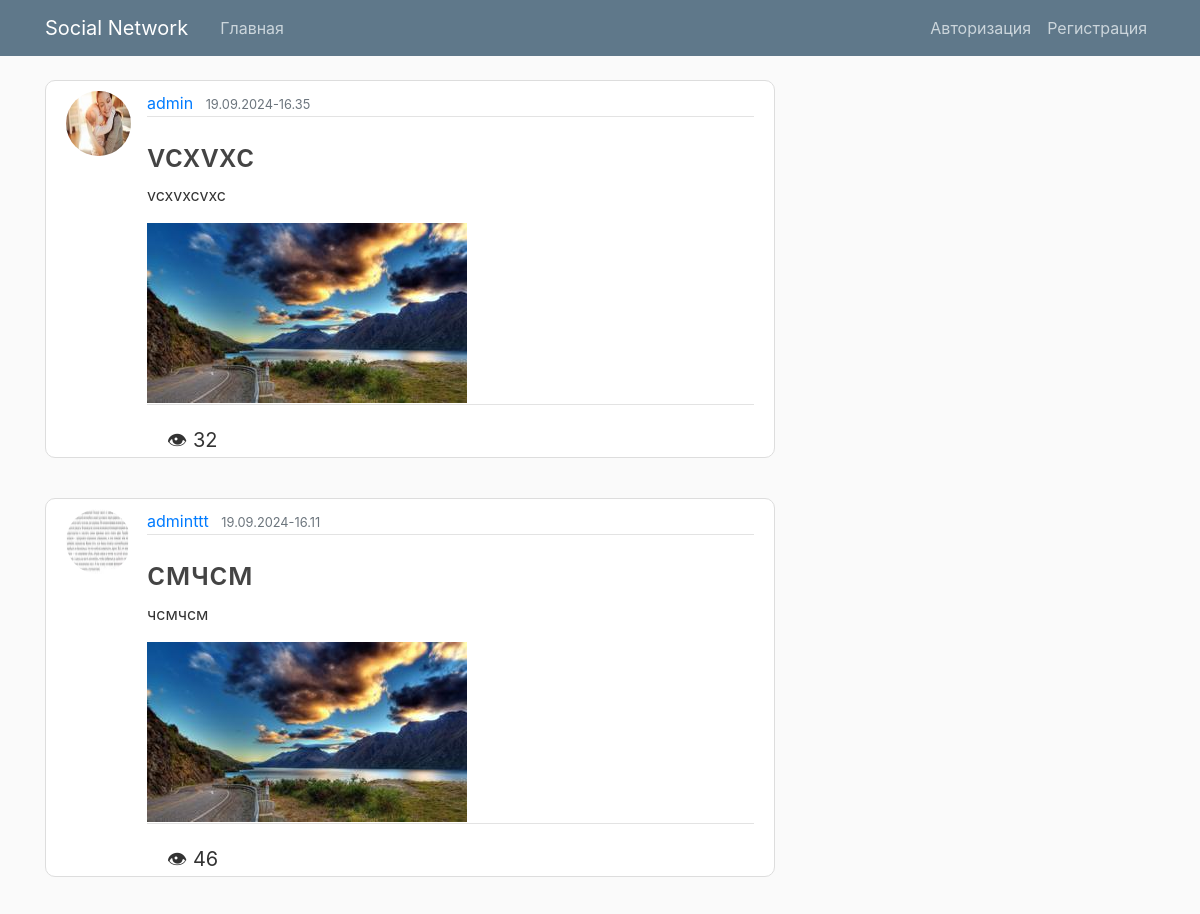
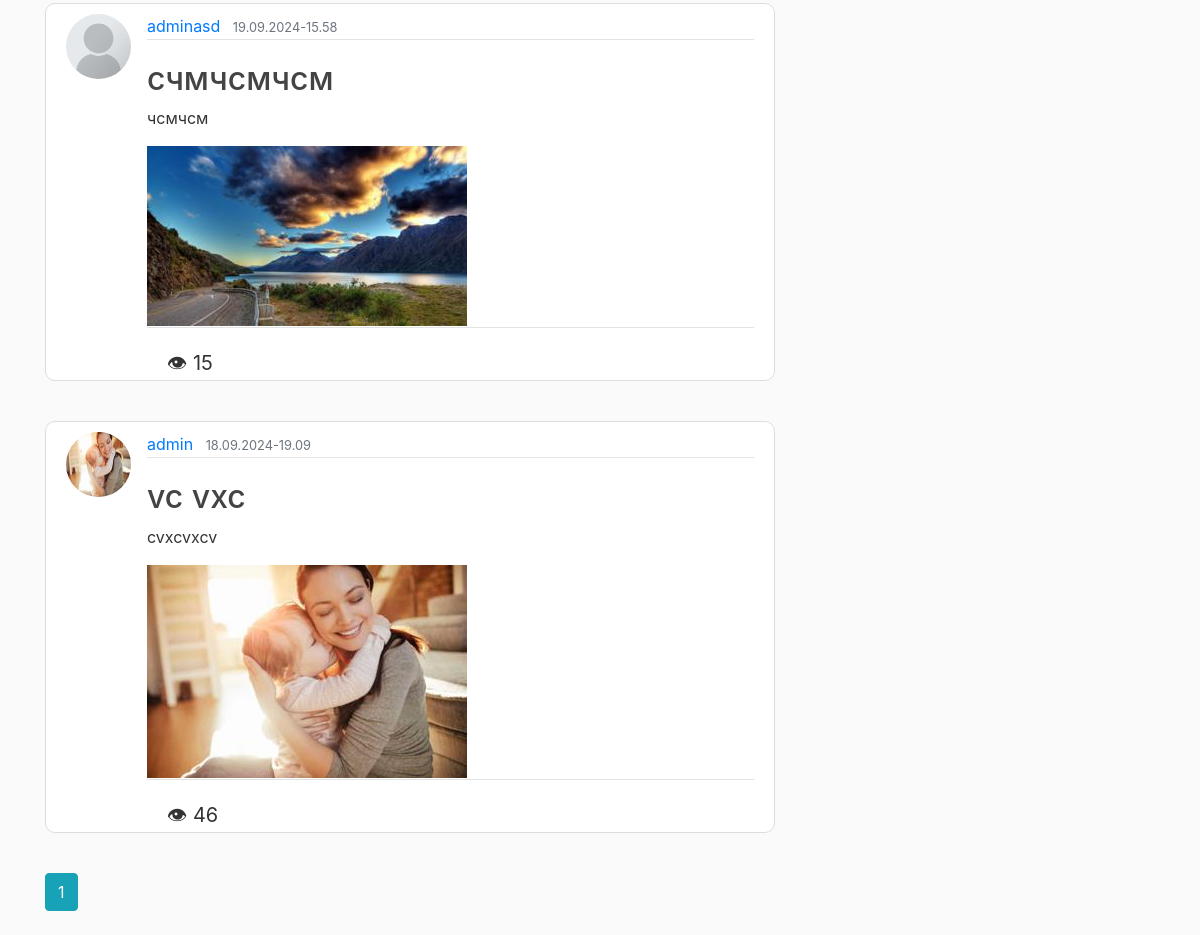
The page /home on the database its author committed (2 pictures, top to bottom).
### flaskblog/models.py (models this page shows, shortened)
class Post(db.Model):
    id = db.Column(db.Integer, primary_key=True)
    title = db.Column(db.String(100), nullable=False)
    content = db.Column(db.Text, nullable=False)
    post_image = db.Column(db.String(30), nullable=False, default='default.jpg')
    views = db.Column(db.Integer, default=0)
    likes = db.Column(db.Integer, default=0)
    user_id = db.Column(db.Integer, db.ForeignKey('user.id'), nullable=False)
    comments = db.relationship('Comment', backref='comment_post', lazy=True, cascade='all, delete-orphan')
    date_posted = db.Column(db.DateTime, nullable=False, default=datetime.now)

class User(db.Model, UserMixin):
    id = db.Column(db.Integer, primary_key=True)
    username = db.Column(db.String(20), unique=True, nullable=False)
    email = db.Column(db.String(120), unique=True, nullable=False)
    image_file = db.Column(db.String(20), nullable=False, default='default.jpg')
    password = db.Column(db.String(60), nullable=False)
    posts = db.relationship('Post', backref='author', lazy=True)

### flaskblog/routes.py (the view)
@app.route("/")
@app.route("/home")
def home():
    page = request.args.get('page', 1, type=int)
    posts = Post.query.order_by(Post.date_posted.desc()).paginate(page=page, per_page=5)
    return render_template('home.html', posts=posts)

### flaskblog/templates/home.html
{% extends "layout.html" %}
{% block content %}
    {% for post in posts.items %}
        <article class="media content-section">
          <img class="rounded-circle article-img" src="{{ url_for('static', filename='profile_pics/' + post.author.image_file) }}">
          <div class="media-body">
            <div class="article-metadata">
              <a class="mr-2" href="{{ url_for('user_posts', username=post.author.username) }}">{{ post.author.username }}</a>
              <small class="text-muted">{{ post.date_posted.strftime("%d.%m.%Y-%H.%M") }}</small>
            </div>
            <h2><a class="article-title" href="{{ url_for('post', post_id=post.id) }}">{{ post.title }}</a></h2>
            <p class="article-content">{{ post.content }}</p>
            <div class="article-metadata">
                <img class="" src="{{ url_for('static', filename='post_pics/' + post.post_image) }}">
            </div>
            <div class="post_stat_side">
              <div class="left_side_stat_post">&#128065; {{ post.views }}</div>
            </div>
          </div>
        </article>
    {% endfor %}
    {% for page_num in posts.iter_pages(left_edge=1, right_edge=1, left_current=1, right_current=2) %}
      {% if page_num %}
        {% if posts.page == page_num %}
          <a class="btn btn-info mb-4" href="{{ url_for('home', page=page_num) }}">{{ page_num }}</a>
        {% else %}
          <a class="btn btn-outline-info mb-4" href="{{ url_for('home', page=page_num) }}">{{ page_num }}</a>
        {% endif %}
      {% else %}
        ...
      {% endif %}
    {% endfor %}
{% endblock content %}

### flaskblog/static/main.css (style rules this page uses)
body { background: #fafafa; color: #333333; margin-top: 5rem; }
h1, h2, h3, h4, h5, h6 { color: #444444; }
.content-section { background: #ffffff; padding: 10px 20px 2px; border: 1px solid #dddddd; border-radius: 10px; margin-bottom: 40px; }
.article-title { color: #444444; }
.article-content { white-space: pre-line; }
.article-img { height: 65px; width: 65px; margin-right: 16px; }
.article-metadata { padding-bottom: 1px; margin-bottom: 20px; border-bottom: 1px solid #e3e3e3 }
.left_side_stat_post { margin-left:20px; font-size: 20px; }

### rows shown on the page
Post: image_file (picture), author.username "admin", date_posted "19.09.2024-16.35", title "vcxvxc", content "vcxvxcvxc", post_image (picture), views "32"
Post: image_file (picture), author.username "adminttt", date_posted "19.09.2024-16.11", title "смчсм", content "чсмчсм", post_image (picture), views "46"
Post: image_file (placeholder picture), author.username "adminasd", date_posted "19.09.2024-15.58", title "счмчсмчсм", content "чсмчсм", post_image (picture), views "15"
Post: image_file (picture), author.username "admin", date_posted "18.09.2024-19.09", title "vc vxc", content "cvxcvxcv", post_image (picture), views "46"

### other values the page prints
{{ page_num }} "1"
